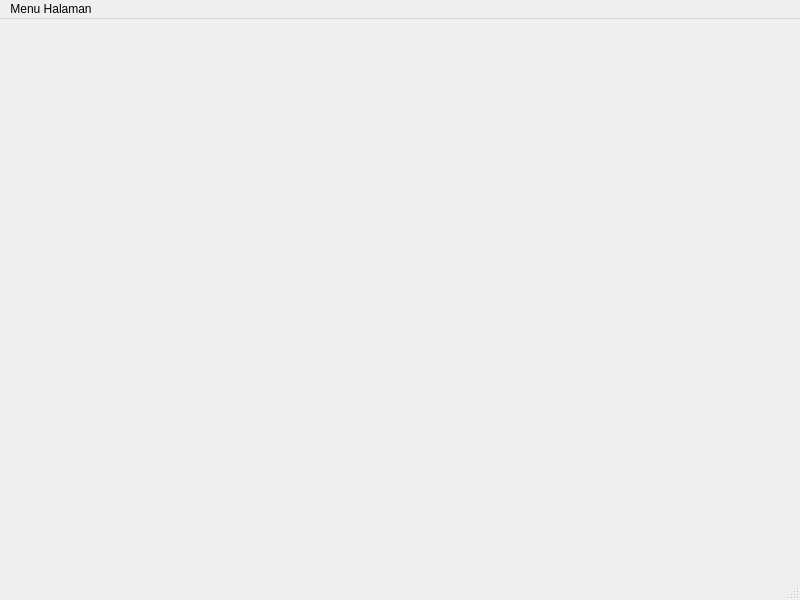
<?xml version="1.0" encoding="UTF-8"?>
<ui version="4.0">
 <class>main</class>
 <widget class="QMainWindow" name="main">
  <property name="geometry">
   <rect>
    <x>0</x>
    <y>0</y>
    <width>800</width>
    <height>600</height>
   </rect>
  </property>
  <property name="windowTitle">
   <string>main</string>
  </property>
  <widget class="QWidget" name="centralwidget"/>
  <widget class="QMenuBar" name="menubar">
   <property name="geometry">
    <rect>
     <x>0</x>
     <y>0</y>
     <width>800</width>
     <height>25</height>
    </rect>
   </property>
   <widget class="QMenu" name="menuMenu_Halaman">
    <property name="title">
     <string>Menu Halaman</string>
    </property>
    <addaction name="actionTahapan"/>
    <addaction name="actionPengadilan"/>
   </widget>
   <addaction name="menuMenu_Halaman"/>
  </widget>
  <widget class="QStatusBar" name="statusbar"/>
  <action name="actionTahapan">
   <property name="text">
    <string>Tahapan Perkara</string>
   </property>
  </action>
  <action name="actionPengadilan">
   <property name="text">
    <string>Pengadilan</string>
   </property>
  </action>
 </widget>
 <resources/>
 <connections/>
</ui>
